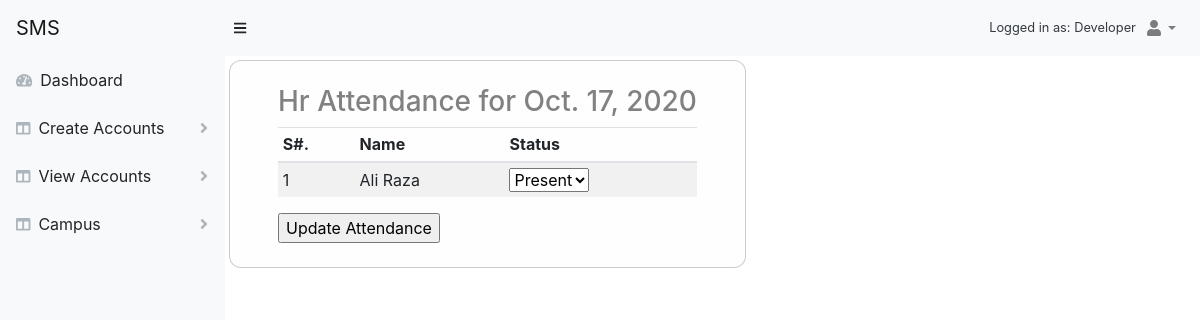
Before: /campus/make-hr-attendance/ (signed in) with the older database file.
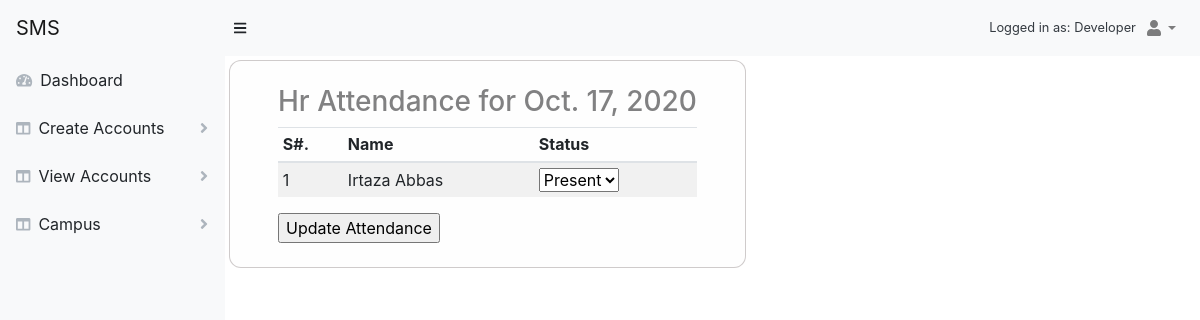
After: the same page with the newer database file.
### accounts/models.py (models this page shows, shortened)
class Profile(models.Model):
    user = models.OneToOneField(User, on_delete=models.CASCADE ,default=1)
    photo = models.ImageField(upload_to=settings.MEDIA_ROOT+'/images/profile_images/%Y%m%d', null=True, blank=True, default='/media/images/default.jpg')
    birth_date = models.DateField()
    date_left = models.DateField(null=True, blank=True)
    salary = models.FloatField(max_length=6)
    contact_number = models.CharField(max_length=11)
    address = models.ForeignKey(Address, on_delete=models.CASCADE, default=1)
    CHOICES = [('M', 'Male'), ('F', 'Female')]
    gender = models.CharField(_('gender'), max_length=1, choices=CHOICES)
    class Meta:
        abstract = True

class HrStaff(Profile):
    class Meta:
        db_table = 'HrStaff'
        verbose_name = _('hr staff')
        verbose_name_plural = _('hr staff')

class User(AbstractBaseUser, PermissionsMixin):
    email = models.EmailField(_('email address'), unique=True)
    first_name = models.CharField(_('first name'), max_length=30, blank=True)
    last_name = models.CharField(_('last name'), max_length=30, blank=True)
    date_joined = models.DateTimeField(_('date joined'), auto_now_add=True)
    is_active = models.BooleanField(_('active'), default=True)
    is_staff = models.BooleanField(_('staff'), default=True)
    objects = UserManager()
    USERNAME_FIELD = 'email'
    REQUIRED_FIELDS = []
    class Meta:
        db_table = "User"
        verbose_name = _('user')
        verbose_name_plural = _('users')
    def __str__(self):
        return self.get_full_name()
    def get_full_name(self):
        full_name = '%s %s' % (self.first_name, self.last_name)
        return full_name.strip()

### campus/views.py (the view, shortened to what this page needs)
# urls.py: path('make-hr-attendance/', views.HrAttendance.as_view(), name='make_hr_attendance'),
class HrAttendance(View):
    template_name = 'campus/attendance/make_hr_attendance.html'
    def get(self, request):
        form = AddHrAttendanceForm(request.POST or None)
        hr_list = HrStaff.objects.all()
        dateToday = datetime.date.today
        context = {'form': form, 'hr_list': hr_list, 'date': dateToday}
        return render(request, self.template_name, context)

### campus/forms.py
class AddHrAttendanceForm(forms.ModelForm):
    class Meta:
        model = HrStaffAttendance
        exclude = ['date']

### templates/campus/attendance/make_hr_attendance.html (shortened to what this page needs)
{% extends 'layouts/base.html' %}
{% block content %}
<div class="container">
    <h3>Hr Attendance for {{date}}</h3>
    <form method="POST">
        <table class="table table-sm table-striped">
            <thead>
                <tr>
                    <th>S#.</th>
                    <th>Name</th>
                    <th>Status</th>
                </tr>
            </thead>
            <tbody>
                {% for hr in hr_list %}
                    <tr>
                        <td>{{ forloop.counter }}</td>
                        <td>{{ hr.user }}</td>
                        <td>{{ form.status }}</td>
                    </tr>
                {% endfor %}
            </tbody>
        </table>
        <input type="submit" value="Update Attendance">
    </form>
</div>
{% endblock %}

Changed rows visible on the page:
changed HrStaff: user "Ali Raza" → "Irtaza Abbas"
